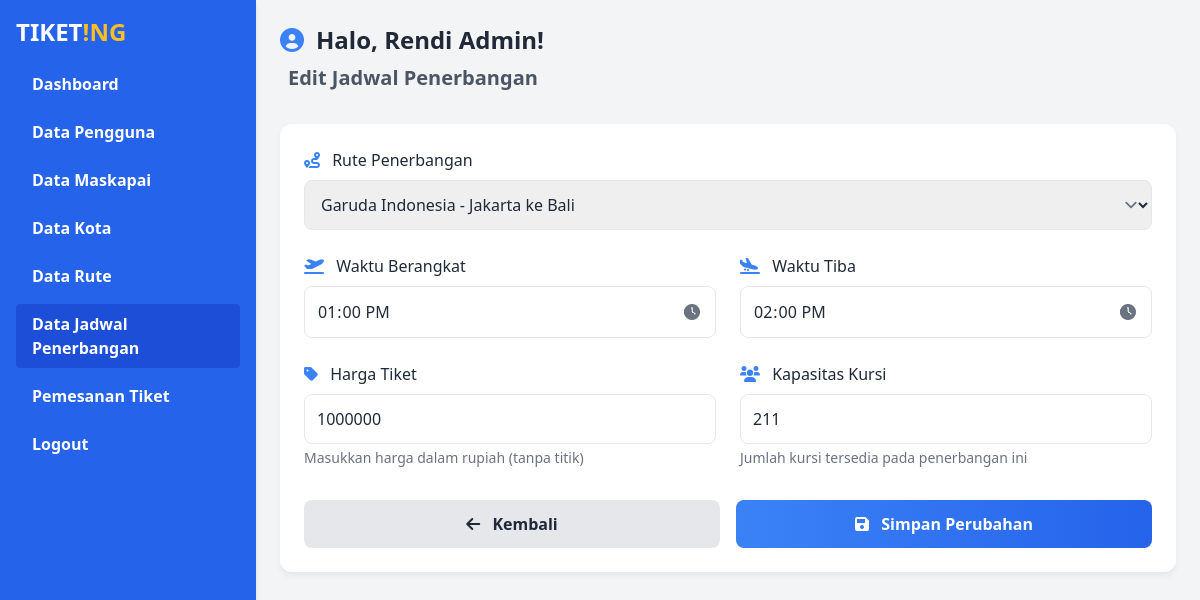
The page /admin/jadwal/edit.php?id=1 (signed in) on the database its author committed.
### tables this page shows
CREATE TABLE `jadwal_penerbangan` (
  `id_jadwal` int NOT NULL,
  `id_rute` int NOT NULL,
  `waktu_berangkat` time NOT NULL,
  `waktu_tiba` time NOT NULL,
  `harga` int NOT NULL,
  `kapasitas_kursi` int NOT NULL
);

CREATE TABLE `maskapai` (
  `id_maskapai` int NOT NULL,
  `logo_maskapai` text,
  `nama_maskapai` varchar(50) NOT NULL,
  `kapasitas` int NOT NULL
);

### admin/jadwal/functions.php (called while the page is built, shortened)
<?php
require '../../koneksi.php';
function query($query){
    global $conn;
    $rows = [];
    $result = mysqli_query($conn, $query);
    while($row = mysqli_fetch_assoc($result)){
        $rows[] = $row;
    }
    return $rows;
}
?>

### admin/jadwal/edit.php (the view, shortened to what this page needs)
<?php
require 'functions.php';
$id = $_GET["id"];
$jadwal = query("SELECT * FROM jadwal_penerbangan
INNER JOIN rute ON rute.id_rute = jadwal_penerbangan.id_rute
INNER JOIN maskapai ON rute.id_maskapai = maskapai.id_maskapai WHERE id_jadwal = '$id'")[0];
?>
<!DOCTYPE html>
<html lang="en">
<head>
    <link href="https://cdn.jsdelivr.net/npm/tailwindcss@2.2.19/dist/tailwind.min.css" rel="stylesheet">
    <link href="https://cdnjs.cloudflare.com/ajax/libs/font-awesome/6.0.0-beta3/css/all.min.css" rel="stylesheet">
</head>
<body class="flex">
    <?php require '../../layouts/sidebar.php'; ?>
    <div class="flex-1 p-6 animate-slide">
        <div class="mb-8">
            <h1 class="text-2xl font-bold text-gray-800 flex items-center">
                <i class="fas fa-user-circle mr-3 text-blue-500"></i>
                Halo, <?= $_SESSION["nama_lengkap"]; ?>!
            </h1>
            <h2 class="text-xl font-semibold text-gray-600 mt-2 flex items-center">
                Edit Jadwal Penerbangan
            </h2>
        </div>
        <form action="" method="POST" class="form-container p-6 animate-fade">
            <div class="mb-6">
                <label for="id_rute" class="form-label block font-medium mb-2">
                    <i class="fas fa-route mr-2 text-blue-500"></i>
                    Rute Penerbangan
                </label>
                <select name="id_rute" id="id_rute"
                    class="form-input w-full p-3 rounded-lg focus:outline-none focus:ring-2 focus:ring-blue-500 select-arrow" required>
                    <option value="<?= $jadwal["id_rute"]; ?>">
                        <?= $jadwal["nama_maskapai"]; ?> - <?= $jadwal["rute_asal"]; ?> ke <?= $jadwal["rute_tujuan"]; ?>
                    </option>
                </select>
            </div>
            <div class="grid grid-cols-1 md:grid-cols-2 gap-6 mb-6">
                <div>
                    <label for="waktu_berangkat" class="form-label block font-medium mb-2">
                        <i class="fas fa-plane-departure mr-2 text-blue-500"></i>
                        Waktu Berangkat
                    </label>
                    <div class="time-input-container">
                        <input type="time" name="waktu_berangkat" id="waktu_berangkat"
                            class="form-input w-full p-3 rounded-lg focus:outline-none focus:ring-2 focus:ring-blue-500"
                            value="<?= $jadwal["waktu_berangkat"]; ?>" required>
                    </div>
                </div>
                <div>
                    <label for="waktu_tiba" class="form-label block font-medium mb-2">
                        <i class="fas fa-plane-arrival mr-2 text-blue-500"></i>
                        Waktu Tiba
                    </label>
                    <div class="time-input-container">
                        <input type="time" name="waktu_tiba" id="waktu_tiba"
                            class="form-input w-full p-3 rounded-lg focus:outline-none focus:ring-2 focus:ring-blue-500"
                            value="<?= $jadwal["waktu_tiba"]; ?>" required>
                    </div>
                </div>
            </div>
            <div class="grid grid-cols-1 md:grid-cols-2 gap-6 mb-8">
                <div>
                    <label for="harga" class="form-label block font-medium mb-2">
                        <i class="fas fa-tag mr-2 text-blue-500"></i>
                        Harga Tiket
                    </label>
                    <input type="number" name="harga" id="harga"
                        class="form-input w-full p-3 rounded-lg focus:outline-none focus:ring-2 focus:ring-blue-500"
                        value="<?= $jadwal["harga"]; ?>" placeholder="Masukkan harga tiket" required>
                    <p class="text-sm text-gray-500 mt-1">Masukkan harga dalam rupiah (tanpa titik)</p>
                </div>
                <div>
                    <label for="kapasitas_kursi" class="form-label block font-medium mb-2">
                        <i class="fas fa-users mr-2 text-blue-500"></i>
                        Kapasitas Kursi
                    </label>
                    <input type="number" name="kapasitas_kursi" id="kapasitas_kursi"
                        class="form-input w-full p-3 rounded-lg focus:outline-none focus:ring-2 focus:ring-blue-500"
                        value="<?= $jadwal["kapasitas_kursi"]; ?>" placeholder="Masukkan kapasitas kursi" required>
                    <p class="text-sm text-gray-500 mt-1">Jumlah kursi tersedia pada penerbangan ini</p>
                </div>
            </div>
            <div class="flex space-x-4">
                <a href="index.php"
                   class="flex-1 py-3 bg-gray-200 text-gray-800 font-semibold rounded-lg hover:bg-gray-300 focus:outline-none focus:ring-2 focus:ring-gray-500 focus:ring-offset-2 text-center">
                    <i class="fas fa-arrow-left mr-2"></i> Kembali
                </a>
                <button type="submit" name="edit"
                    class="flex-1 py-3 bg-gradient-to-r from-blue-500 to-blue-600 text-white font-semibold rounded-lg hover:from-blue-600 hover:to-blue-700 focus:outline-none focus:ring-2 focus:ring-blue-500 focus:ring-offset-2">
                    <i class="fas fa-save mr-2"></i> Simpan Perubahan
                </button>
            </div>
        </form>
    </div>
</body>
</html>

### admin/jadwal/edit.php (style rules this page uses)
:root { --primary: #3b82f6; --primary-light: #eff6ff; --dark: #1f2937; --light: #f9fafb; --gray: #6b7280; }
body { background-color: #f3f4f6; color: var(--dark); }
.animate-fade { animation: fadeIn 0.5s ease-out forwards; }
.animate-slide { animation: slideIn 0.6s ease-out forwards; }
.form-container { background: white; border-radius: 12px; box-shadow: 0 4px 6px rgba(0, 0, 0, 0.05); transition: all 0.3s ease; }
.form-input { transition: all 0.3s ease; border: 1px solid #e5e7eb; }
.form-label { color: var(--dark); transition: all 0.3s ease; }
.select-arrow { background-position: right 0.5rem center; background-repeat: no-repeat; background-size: 1.5em 1.5em; padding-right: 2.5rem; }
.time-input-container { position: relative; }

### rows shown on the page
jadwal_penerbangan: id_rute "Garuda Indonesia - Jakarta ke Bali", waktu_berangkat "13:00:00", waktu_tiba "14:00:00", harga "1000000", kapasitas_kursi "211"

### other values the page prints
$_SESSION["nama_lengkap"] "Rendi Admin"
